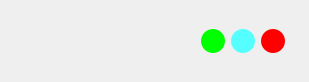
<?xml version="1.0" encoding="UTF-8"?>
<ui version="4.0">
 <class>Widget</class>
 <widget class="QWidget" name="Widget">
  <property name="geometry">
   <rect>
    <x>0</x>
    <y>0</y>
    <width>309</width>
    <height>82</height>
   </rect>
  </property>
  <property name="windowTitle">
   <string>Widget</string>
  </property>
  <layout class="QGridLayout" name="gridLayout">
   <item row="0" column="1">
    <widget class="QLabel" name="label_wifi">
     <property name="minimumSize">
      <size>
       <width>24</width>
       <height>24</height>
      </size>
     </property>
     <property name="maximumSize">
      <size>
       <width>24</width>
       <height>24</height>
      </size>
     </property>
     <property name="styleSheet">
      <string notr="true">background-color: rgb(0, 255, 0);
border-radius: 12px;</string>
     </property>
     <property name="text">
      <string/>
     </property>
    </widget>
   </item>
   <item row="0" column="2">
    <widget class="QLabel" name="label_Ethernet">
     <property name="minimumSize">
      <size>
       <width>24</width>
       <height>24</height>
      </size>
     </property>
     <property name="maximumSize">
      <size>
       <width>24</width>
       <height>24</height>
      </size>
     </property>
     <property name="styleSheet">
      <string notr="true">background-color: rgb(85, 255, 255);border-radius: 12px;</string>
     </property>
     <property name="text">
      <string/>
     </property>
    </widget>
   </item>
   <item row="0" column="4">
    <widget class="QLabel" name="label">
     <property name="text">
      <string/>
     </property>
     <property name="alignment">
      <set>Qt::AlignLeading|Qt::AlignLeft|Qt::AlignVCenter</set>
     </property>
    </widget>
   </item>
   <item row="0" column="3">
    <widget class="QLabel" name="label_error">
     <property name="minimumSize">
      <size>
       <width>24</width>
       <height>24</height>
      </size>
     </property>
     <property name="maximumSize">
      <size>
       <width>24</width>
       <height>24</height>
      </size>
     </property>
     <property name="styleSheet">
      <string notr="true">background-color: rgb(255, 0, 0);border-radius: 12px;</string>
     </property>
     <property name="text">
      <string/>
     </property>
    </widget>
   </item>
   <item row="0" column="0">
    <spacer name="horizontalSpacer">
     <property name="orientation">
      <enum>Qt::Horizontal</enum>
     </property>
     <property name="sizeHint" stdset="0">
      <size>
       <width>40</width>
       <height>20</height>
      </size>
     </property>
    </spacer>
   </item>
  </layout>
 </widget>
 <resources/>
 <connections/>
</ui>
